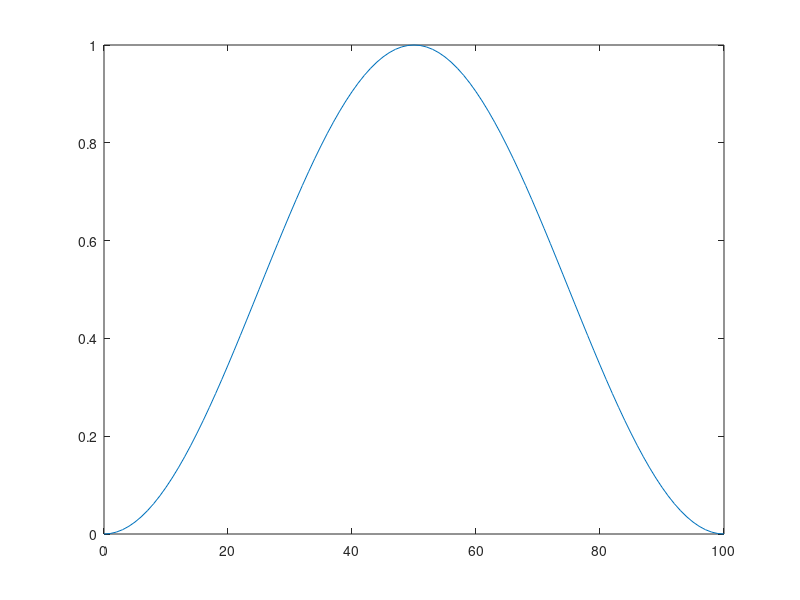

MATLAB code for this plot:
clc;
clear;
close all;

Length = 0:1:1000;
N = 100;
i = 0;

for n = 0:1:1000
  i = i+1;
  if n >= 0 && n <= N
      w(i) = 0.5 - 0.5*cos(2*pi*n/N);
  endif
endfor

disp(w);
index = 0:1:N;
plot(index, w);